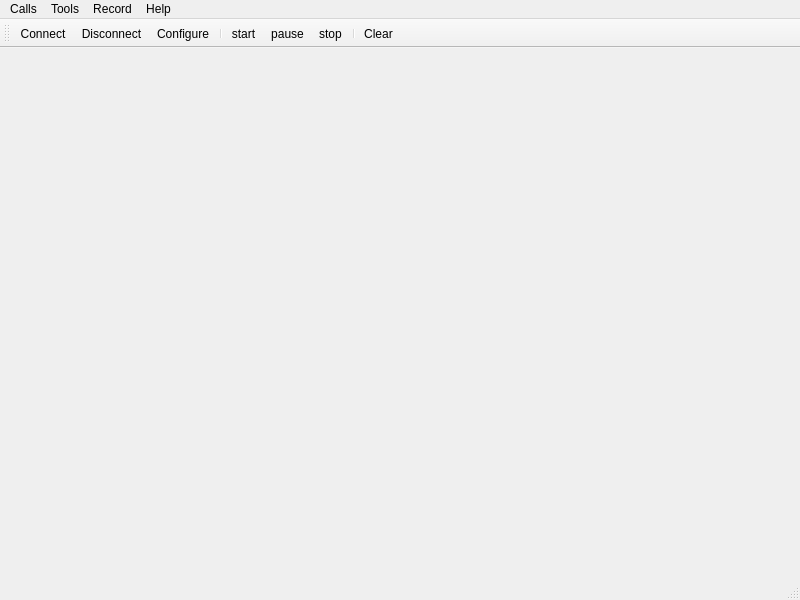
<?xml version="1.0" encoding="UTF-8"?>
<ui version="4.0">
 <class>MainWindow</class>
 <widget class="QMainWindow" name="MainWindow">
  <property name="geometry">
   <rect>
    <x>0</x>
    <y>0</y>
    <width>800</width>
    <height>600</height>
   </rect>
  </property>
  <property name="windowTitle">
   <string>Serial Port Logger</string>
  </property>
  <property name="windowIcon">
   <iconset resource="SerialPortLogger.qrc">
    <normaloff>:/images/connect.png</normaloff>:/images/connect.png</iconset>
  </property>
  <property name="iconSize">
   <size>
    <width>30</width>
    <height>30</height>
   </size>
  </property>
  <property name="documentMode">
   <bool>false</bool>
  </property>
  <property name="tabShape">
   <enum>QTabWidget::Rounded</enum>
  </property>
  <widget class="QWidget" name="centralWidget">
   <layout class="QVBoxLayout" name="verticalLayout"/>
  </widget>
  <widget class="QMenuBar" name="menuBar">
   <property name="geometry">
    <rect>
     <x>0</x>
     <y>0</y>
     <width>800</width>
     <height>21</height>
    </rect>
   </property>
   <widget class="QMenu" name="menuCalls">
    <property name="title">
     <string>Calls</string>
    </property>
    <addaction name="actionConnect"/>
    <addaction name="actionDisconnect"/>
    <addaction name="separator"/>
    <addaction name="actionQuit"/>
   </widget>
   <widget class="QMenu" name="menuTools">
    <property name="title">
     <string>Tools</string>
    </property>
    <addaction name="actionConfigure"/>
    <addaction name="actionClear"/>
   </widget>
   <widget class="QMenu" name="menuHelp">
    <property name="layoutDirection">
     <enum>Qt::LeftToRight</enum>
    </property>
    <property name="autoFillBackground">
     <bool>false</bool>
    </property>
    <property name="title">
     <string>Help</string>
    </property>
    <addaction name="actionAbout"/>
    <addaction name="actionAboutQt"/>
   </widget>
   <widget class="QMenu" name="menuRecord">
    <property name="title">
     <string>Record</string>
    </property>
    <addaction name="actionStart"/>
    <addaction name="actionPause"/>
    <addaction name="actionStop"/>
   </widget>
   <addaction name="menuCalls"/>
   <addaction name="menuTools"/>
   <addaction name="menuRecord"/>
   <addaction name="menuHelp"/>
  </widget>
  <widget class="QToolBar" name="mainToolBar">
   <attribute name="toolBarArea">
    <enum>TopToolBarArea</enum>
   </attribute>
   <attribute name="toolBarBreak">
    <bool>false</bool>
   </attribute>
   <addaction name="actionConnect"/>
   <addaction name="actionDisconnect"/>
   <addaction name="actionConfigure"/>
   <addaction name="separator"/>
   <addaction name="actionStart"/>
   <addaction name="actionPause"/>
   <addaction name="actionStop"/>
   <addaction name="separator"/>
   <addaction name="actionClear"/>
  </widget>
  <widget class="QStatusBar" name="statusBar"/>
  <action name="actionAbout">
   <property name="text">
    <string>&amp;About</string>
   </property>
   <property name="toolTip">
    <string>About program</string>
   </property>
   <property name="shortcut">
    <string>Alt+A</string>
   </property>
  </action>
  <action name="actionAboutQt">
   <property name="text">
    <string>About Qt</string>
   </property>
  </action>
  <action name="actionConnect">
   <property name="icon">
    <iconset resource="SerialPortLogger.qrc">
     <normaloff>:/images/connect.png</normaloff>:/images/connect.png</iconset>
   </property>
   <property name="text">
    <string>C&amp;onnect</string>
   </property>
   <property name="toolTip">
    <string>Connect to serial port</string>
   </property>
   <property name="shortcut">
    <string>Ctrl+O</string>
   </property>
  </action>
  <action name="actionDisconnect">
   <property name="icon">
    <iconset resource="SerialPortLogger.qrc">
     <normaloff>:/images/disconnect.png</normaloff>:/images/disconnect.png</iconset>
   </property>
   <property name="text">
    <string>&amp;Disconnect</string>
   </property>
   <property name="toolTip">
    <string>Disconnect from serial port</string>
   </property>
   <property name="shortcut">
    <string>Ctrl+D</string>
   </property>
  </action>
  <action name="actionConfigure">
   <property name="icon">
    <iconset resource="SerialPortLogger.qrc">
     <normaloff>:/images/settings.png</normaloff>:/images/settings.png</iconset>
   </property>
   <property name="text">
    <string>&amp;Configure</string>
   </property>
   <property name="toolTip">
    <string>Configure serial port</string>
   </property>
   <property name="shortcut">
    <string>Alt+C</string>
   </property>
  </action>
  <action name="actionClear">
   <property name="icon">
    <iconset resource="SerialPortLogger.qrc">
     <normaloff>:/images/clear.png</normaloff>:/images/clear.png</iconset>
   </property>
   <property name="text">
    <string>C&amp;lear</string>
   </property>
   <property name="toolTip">
    <string>Clear data</string>
   </property>
   <property name="shortcut">
    <string>Alt+L</string>
   </property>
  </action>
  <action name="actionQuit">
   <property name="icon">
    <iconset resource="SerialPortLogger.qrc">
     <normaloff>:/images/application-exit.png</normaloff>:/images/application-exit.png</iconset>
   </property>
   <property name="text">
    <string>&amp;Quit</string>
   </property>
   <property name="shortcut">
    <string>Ctrl+Q</string>
   </property>
  </action>
  <action name="actionStart">
   <property name="icon">
    <iconset resource="SerialPortLogger.qrc">
     <normaloff>:/images/record.png</normaloff>:/images/record.png</iconset>
   </property>
   <property name="text">
    <string>start</string>
   </property>
   <property name="toolTip">
    <string>Start data recording.</string>
   </property>
  </action>
  <action name="actionPause">
   <property name="icon">
    <iconset resource="SerialPortLogger.qrc">
     <normaloff>:/images/pause.png</normaloff>:/images/pause.png</iconset>
   </property>
   <property name="text">
    <string>pause</string>
   </property>
   <property name="toolTip">
    <string>Pause data recording.</string>
   </property>
  </action>
  <action name="actionStop">
   <property name="icon">
    <iconset resource="SerialPortLogger.qrc">
     <normaloff>:/images/stop.png</normaloff>:/images/stop.png</iconset>
   </property>
   <property name="text">
    <string>stop</string>
   </property>
   <property name="toolTip">
    <string>Stop data recording and save.</string>
   </property>
  </action>
 </widget>
 <layoutdefault spacing="6" margin="11"/>
 <resources>
  <include location="SerialPortLogger.qrc"/>
 </resources>
 <connections/>
</ui>
